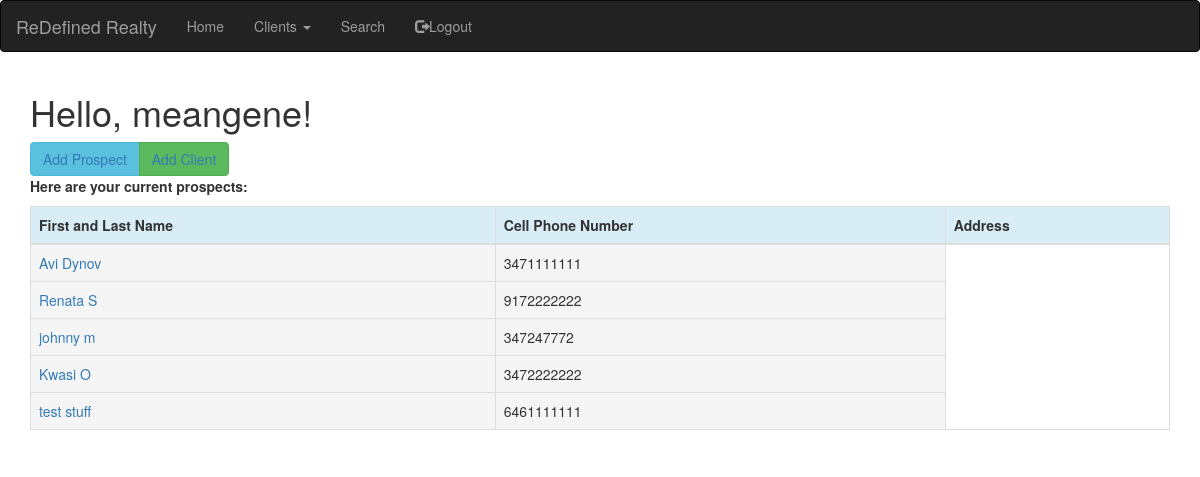
Page /prospects (signed in) on the earlier database version.
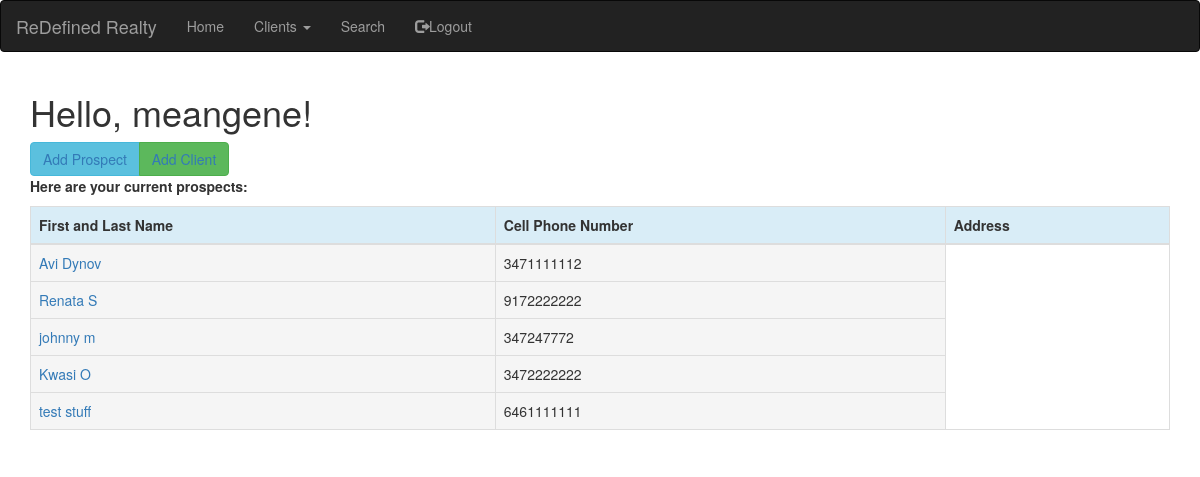
Same page on the later database version.
### app/models.py (models this page shows, shortened)
class Prospects(db.Model):
    id = db.Column(db.Integer, primary_key=True)
    first_name=db.Column(db.String(20))
    last_name=db.Column(db.String(20))
    phone_cell=db.Column(db.Integer)
    notes=db.Column(db.String(140))
    user_account_pk=db.Column(db.Integer, db.ForeignKey('user.id'))

### app/routes.py (the view)
@app.route('/prospects', methods=['GET'])
@login_required
def prospects():
    all_prospects = get_prospects(current_user=current_user)
    return render_template('prospects.html', title='Prospects', all_prospects=all_prospects)

### app/models.py (called while the page is built)
@login.user_loader
def load_user(id):
    return User.query.get(int(id))

### app/queryfunc.py (called while the page is built)
def get_prospects(current_user):
    currentuser = User.query.filter_by(username=current_user.username).first()
    account_pk = currentuser.id
    all_prospects=Prospects.query.filter_by(user_account_pk=account_pk).all()
    return all_prospects

### app/templates/prospects.html
{% extends "base.html" %}
{% import 'bootstrap/wtf.html' as wtf %}
{% block app_content %}
    <h1>Hello, {{ current_user.username }}!</h1>
    <div class="btn-group">
        <button type="button" class="btn btn-info"><a href="{{ url_for('add_prospect') }}">Add Prospect</a></button>
        <button type="button" class="btn btn-success"><a href="{{ url_for('add_client') }}">Add Client</a></button>
    </div>
    <div><p><b>Here are your current prospects:</b></p></div>
    <div class="table-responsive">
        <table class="table table-bordered">
            <thead>
                <tr class="info">
                    <th>First and Last Name</th>
                    <th>Cell Phone Number</th>
                    <th>Address</th>
                </tr>
            </thead>
            {% for everyone in all_prospects %}
            <TR>
                <TD class="active"><a href="{{ url_for('view_prospect', prospect_id=everyone.id) }}">{{ everyone.first_name }}  {{ everyone.last_name }}</a></TD>
                <TD class="active">{{ everyone.phone_cell }}</TD>
            </TR>
            {% endfor %}
        </table>
    </div>
{% endblock %}

Differences in the rows shown:
changed Prospects "Avi": phone_cell "3471111111" → "3471111112"
